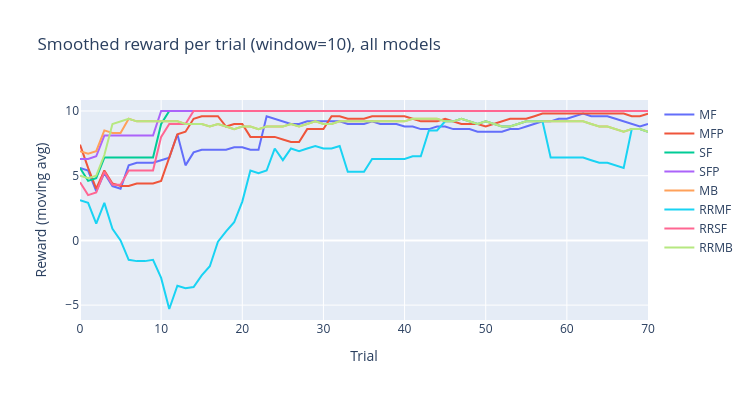

The notebook cell this image was saved under:
### Markdown cell above
## Reward curves per model

### Code cell
def smooth(x, w=10):
    """Simple moving average."""
    return np.convolve(x, np.ones(w) / w, mode='valid')

fig = go.Figure()
colors = px.colors.qualitative.Plotly

for i, (name, res) in enumerate(results.items()):
    r_smooth = smooth(res['rewards'])
    fig.add_trace(go.Scatter(
        x=list(range(len(r_smooth))),
        y=r_smooth,
        name=name,
        line=dict(color=colors[i]),
    ))

fig.update_layout(
    title='Smoothed reward per trial (window=10), all models',
    xaxis_title='Trial',
    yaxis_title='Reward (moving avg)',
    width=750, height=400,
)
fig.show()
